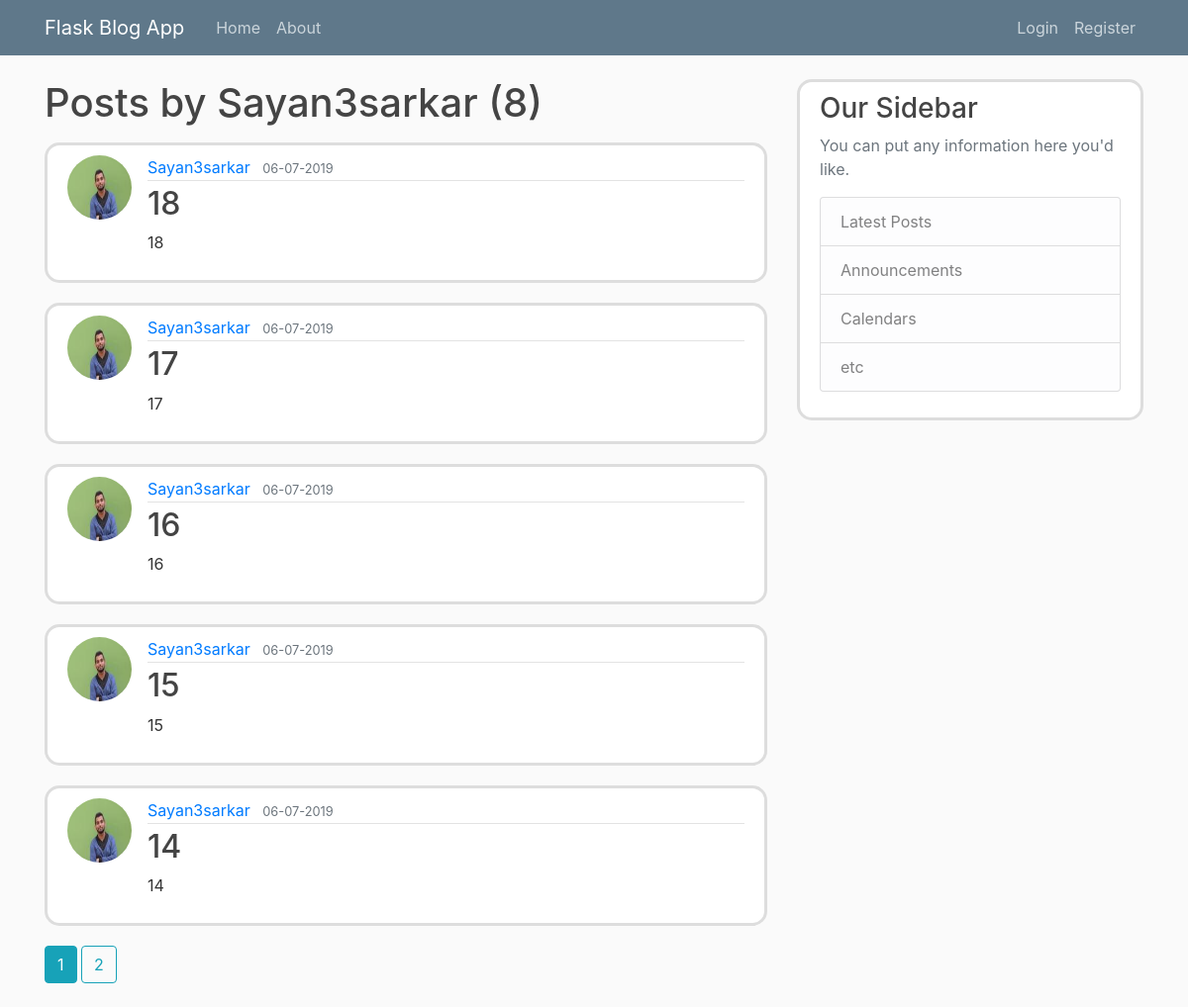
The page /user/Sayan3sarkar on the database as committed earlier.
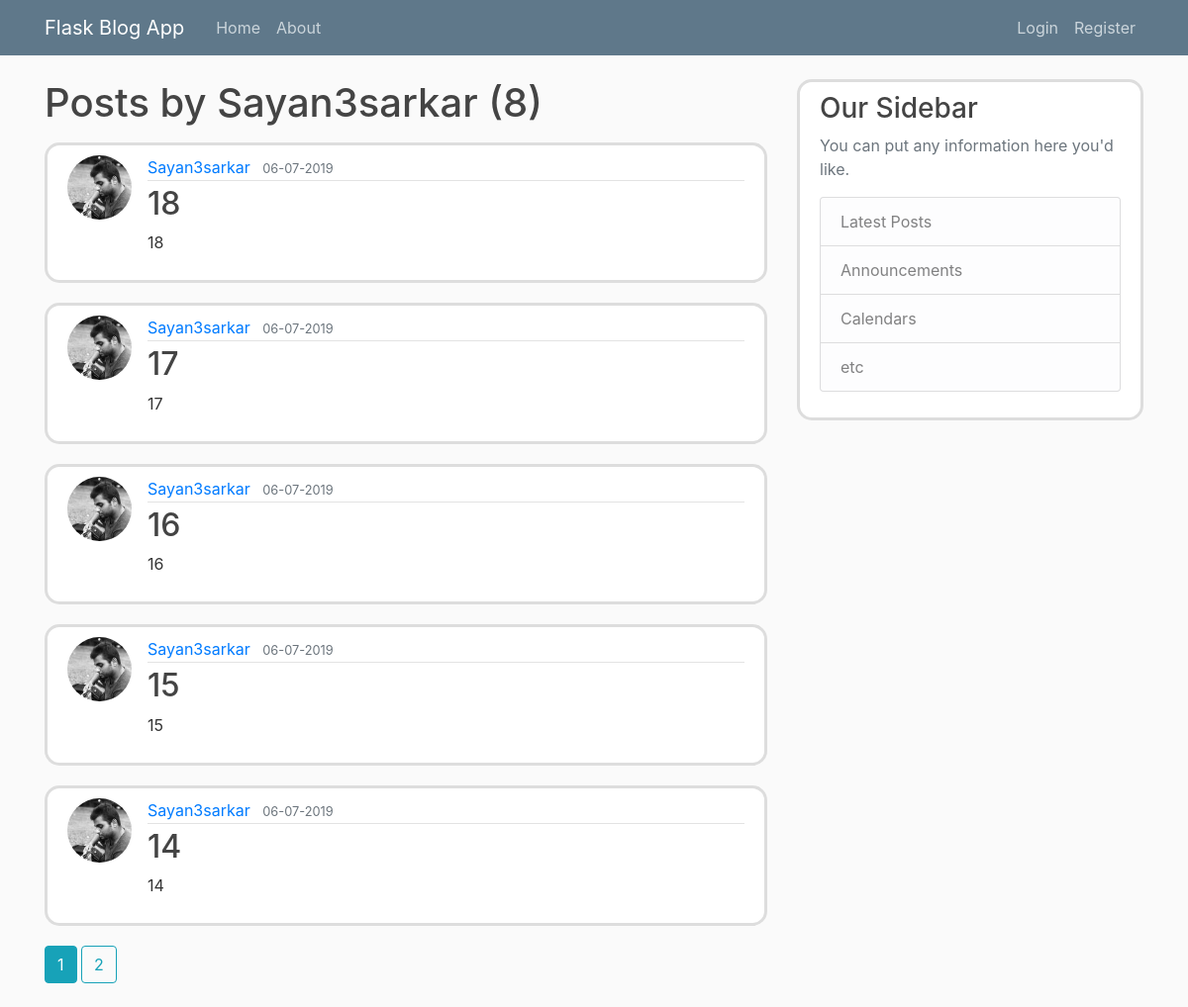
The same page on the database as committed later.
### flaskblog/models.py (models this page shows, shortened)
class Post(db.Model):
	id = db.Column(db.Integer, primary_key = True)
	title = db.Column(db.String(100), nullable = False)
	date_posted = db.Column(db.DateTime, nullable = False, default = datetime.utcnow)
	content = db.Column(db.Text, nullable = False)
	user_id = db.Column(db.Integer, db.ForeignKey('user.id'), nullable = False) #Here 'user.id' represents 'id'

class User(db.Model, UserMixin):
    id = db.Column(db.Integer, primary_key=True)
    username = db.Column(db.String(20), unique=True, nullable=False)
    email = db.Column(db.String(120), unique=True, nullable=False)
    image_file = db.Column(db.String(20), nullable=False, default='default.jpg')
    password = db.Column(db.String(60), nullable=False)
    posts = db.relationship('Post', backref='author', lazy=True)

### flaskblog/users/routes.py (the view)
@users.route('/user/<string:username>')
def user_posts(username):
	page = request.args.get('page', 1, type=int)
	user = User.query.filter_by(username=username).first_or_404()
	posts = Post.query.filter_by(author=user).order_by(Post.date_posted.desc()).paginate(page=page, per_page=5)
	return render_template('user_posts.html', posts = posts, user=user)

### flaskblog/templates/user_posts.html
{% extends "layout.html" %}
{% block content %}
    <h1 class=mb-3>Posts by {{ user.username }} ({{ posts.total }})</h1>
    {% for post in posts.items %}
        <article class="media content-section">
          <img class="rounded-circle article-img" src="{{ url_for('static', filename='profile_pics/' + post.author.image_file) }}">
          <div class="media-body">
            <div class="article-metadata">
              <a class="mr-2" href="{{ url_for('users.user_posts', username=post.author.username) }}">{{ post.author.username }}</a>
              <small class="text-muted">{{ post.date_posted.strftime('%d-%m-%Y') }}</small>
            </div>
            <h2><a class="article-title" href="{{ url_for('posts.post', post_id=post.id) }}">{{ post.title }}</a></h2>
            <p class="article-content">{{ post.content }}</p>
          </div>
        </article>
    {% endfor %}
    {% for page_num in posts.iter_pages(left_edge=1, right_edge=1, left_current=1, right_current=2) %}
		{% if page_num %}
			{% if posts.page == page_num %}
				<a class="btn btn-info mb-4" href="{{ url_for('users.user_posts', username=user.username, page=page_num) }}">{{ page_num }}</a>
			{% else %}
				<a class="btn btn-outline-info mb-4" href="{{ url_for('users.user_posts', username=user.username, page=page_num) }}">{{ page_num }}</a>
			{% endif%}
		{% else %}
			...
		{% endif %}
    {% endfor %}
{% endblock content %}

Rows that differ between the two databases and show on the page:
changed through a linked row, Post (number 1 of 5 on the later page): image_file: a different picture
changed through a linked row, Post (number 2 of 5 on the later page): image_file: a different picture
changed through a linked row, Post (number 3 of 5 on the later page): image_file: a different picture
changed through a linked row, Post (number 4 of 5 on the later page): image_file: a different picture
changed through a linked row, Post (number 5 of 5 on the later page): image_file: a different picture
